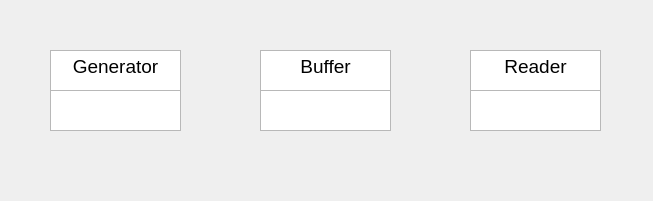
<?xml version="1.0" encoding="UTF-8"?>
<ui version="4.0">
 <class>MainWindow</class>
 <widget class="QMainWindow" name="MainWindow">
  <property name="geometry">
   <rect>
    <x>0</x>
    <y>0</y>
    <width>653</width>
    <height>201</height>
   </rect>
  </property>
  <property name="minimumSize">
   <size>
    <width>653</width>
    <height>201</height>
   </size>
  </property>
  <property name="maximumSize">
   <size>
    <width>653</width>
    <height>201</height>
   </size>
  </property>
  <property name="windowTitle">
   <string>Lab4</string>
  </property>
  <widget class="QWidget" name="centralwidget">
   <widget class="QTextEdit" name="textEditBuffer">
    <property name="geometry">
     <rect>
      <x>260</x>
      <y>50</y>
      <width>131</width>
      <height>41</height>
     </rect>
    </property>
    <property name="readOnly">
     <bool>true</bool>
    </property>
    <property name="html">
     <string>&lt;!DOCTYPE HTML PUBLIC &quot;-//W3C//DTD HTML 4.0//EN&quot; &quot;http://www.w3.org/TR/REC-html40/strict.dtd&quot;&gt;
&lt;html&gt;&lt;head&gt;&lt;meta name=&quot;qrichtext&quot; content=&quot;1&quot; /&gt;&lt;meta charset=&quot;utf-8&quot; /&gt;&lt;style type=&quot;text/css&quot;&gt;
p, li { white-space: pre-wrap; }
&lt;/style&gt;&lt;/head&gt;&lt;body style=&quot; font-family:'Segoe UI'; font-size:9pt; font-weight:400; font-style:normal;&quot;&gt;
&lt;p align=&quot;center&quot; style=&quot; margin-top:0px; margin-bottom:0px; margin-left:0px; margin-right:0px; -qt-block-indent:0; text-indent:0px;&quot;&gt;&lt;span style=&quot; font-size:14pt;&quot;&gt;Buffer&lt;/span&gt;&lt;/p&gt;&lt;/body&gt;&lt;/html&gt;</string>
    </property>
   </widget>
   <widget class="QTextEdit" name="textEditGenerator">
    <property name="geometry">
     <rect>
      <x>50</x>
      <y>50</y>
      <width>131</width>
      <height>41</height>
     </rect>
    </property>
    <property name="readOnly">
     <bool>true</bool>
    </property>
    <property name="html">
     <string>&lt;!DOCTYPE HTML PUBLIC &quot;-//W3C//DTD HTML 4.0//EN&quot; &quot;http://www.w3.org/TR/REC-html40/strict.dtd&quot;&gt;
&lt;html&gt;&lt;head&gt;&lt;meta name=&quot;qrichtext&quot; content=&quot;1&quot; /&gt;&lt;meta charset=&quot;utf-8&quot; /&gt;&lt;style type=&quot;text/css&quot;&gt;
p, li { white-space: pre-wrap; }
&lt;/style&gt;&lt;/head&gt;&lt;body style=&quot; font-family:'Segoe UI'; font-size:9pt; font-weight:400; font-style:normal;&quot;&gt;
&lt;p align=&quot;center&quot; style=&quot; margin-top:0px; margin-bottom:0px; margin-left:0px; margin-right:0px; -qt-block-indent:0; text-indent:0px;&quot;&gt;&lt;span style=&quot; font-size:14pt;&quot;&gt;Generator&lt;/span&gt;&lt;/p&gt;&lt;/body&gt;&lt;/html&gt;</string>
    </property>
   </widget>
   <widget class="QTextEdit" name="textEditReader">
    <property name="geometry">
     <rect>
      <x>470</x>
      <y>50</y>
      <width>131</width>
      <height>41</height>
     </rect>
    </property>
    <property name="readOnly">
     <bool>true</bool>
    </property>
    <property name="html">
     <string>&lt;!DOCTYPE HTML PUBLIC &quot;-//W3C//DTD HTML 4.0//EN&quot; &quot;http://www.w3.org/TR/REC-html40/strict.dtd&quot;&gt;
&lt;html&gt;&lt;head&gt;&lt;meta name=&quot;qrichtext&quot; content=&quot;1&quot; /&gt;&lt;meta charset=&quot;utf-8&quot; /&gt;&lt;style type=&quot;text/css&quot;&gt;
p, li { white-space: pre-wrap; }
&lt;/style&gt;&lt;/head&gt;&lt;body style=&quot; font-family:'Segoe UI'; font-size:9pt; font-weight:400; font-style:normal;&quot;&gt;
&lt;p align=&quot;center&quot; style=&quot; margin-top:0px; margin-bottom:0px; margin-left:0px; margin-right:0px; -qt-block-indent:0; text-indent:0px;&quot;&gt;&lt;span style=&quot; font-size:14pt;&quot;&gt;Reader&lt;/span&gt;&lt;/p&gt;&lt;/body&gt;&lt;/html&gt;</string>
    </property>
   </widget>
   <widget class="QTextEdit" name="textEditStrGenerator">
    <property name="geometry">
     <rect>
      <x>50</x>
      <y>90</y>
      <width>131</width>
      <height>41</height>
     </rect>
    </property>
   </widget>
   <widget class="QTextEdit" name="textEditStrBuffer">
    <property name="geometry">
     <rect>
      <x>260</x>
      <y>90</y>
      <width>131</width>
      <height>41</height>
     </rect>
    </property>
   </widget>
   <widget class="QTextEdit" name="textEditStrReader">
    <property name="geometry">
     <rect>
      <x>470</x>
      <y>90</y>
      <width>131</width>
      <height>41</height>
     </rect>
    </property>
   </widget>
   <widget class="QLabel" name="rightArrow1">
    <property name="geometry">
     <rect>
      <x>190</x>
      <y>60</y>
      <width>61</width>
      <height>61</height>
     </rect>
    </property>
    <property name="text">
     <string/>
    </property>
    <property name="pixmap">
     <pixmap resource="icons.qrc">:/right-arrow.png</pixmap>
    </property>
    <property name="scaledContents">
     <bool>true</bool>
    </property>
   </widget>
   <widget class="QLabel" name="rightArrow2">
    <property name="geometry">
     <rect>
      <x>400</x>
      <y>60</y>
      <width>61</width>
      <height>61</height>
     </rect>
    </property>
    <property name="text">
     <string/>
    </property>
    <property name="pixmap">
     <pixmap resource="icons.qrc">:/right-arrow.png</pixmap>
    </property>
    <property name="scaledContents">
     <bool>true</bool>
    </property>
   </widget>
  </widget>
 </widget>
 <resources>
  <include location="icons.qrc"/>
 </resources>
 <connections/>
</ui>
